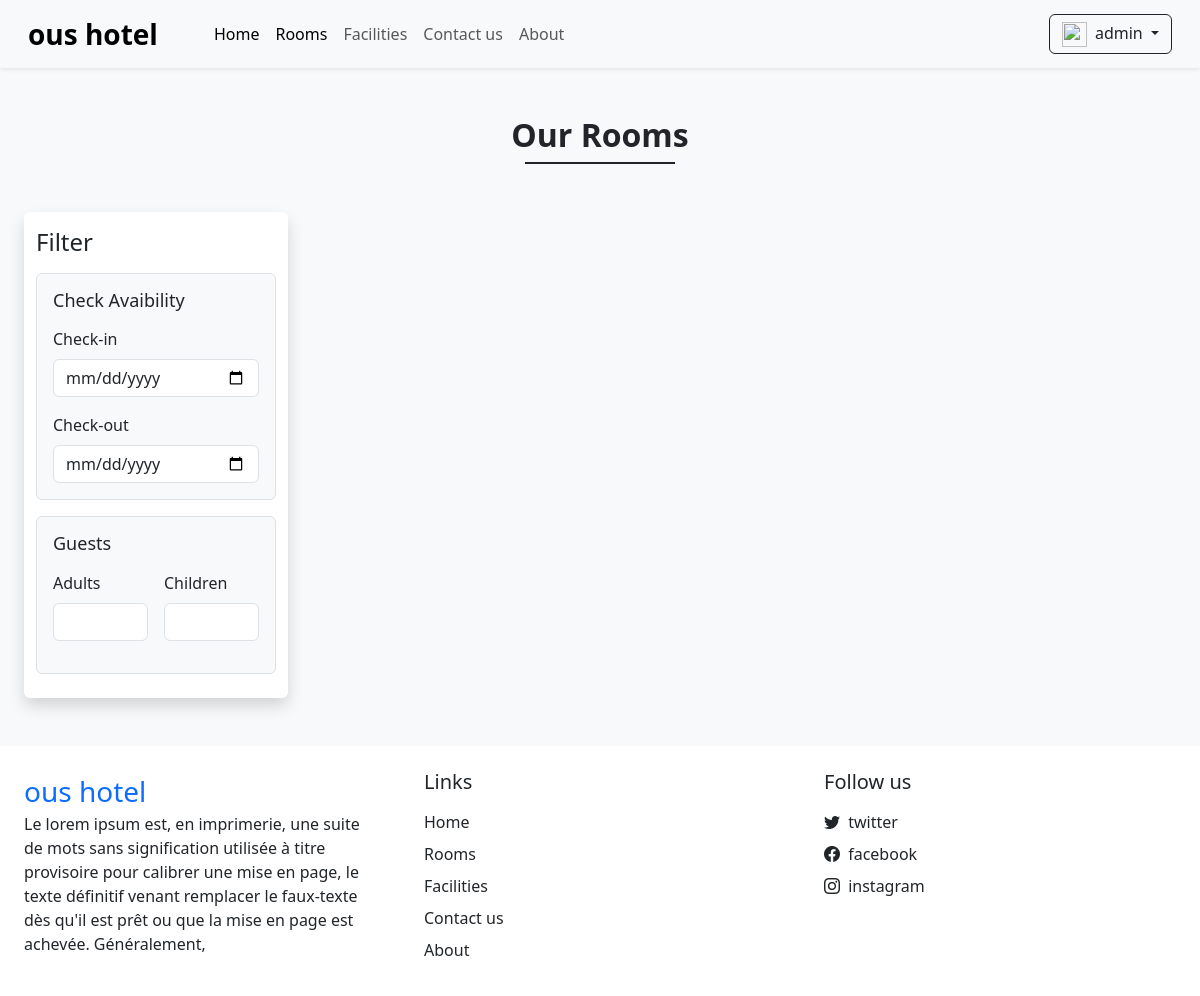
Screenshot of /rooms.php (signed in) with the database file from the repository.
### tables this page shows
CREATE TABLE `settings` (
  `id` int(11) NOT NULL,
  `site_title` varchar(50) NOT NULL,
  `site_about` varchar(250) NOT NULL,
  `shutdown` tinyint(1) NOT NULL
);

### admin/inc/db_config.php (called while the page is built, shortened)
<?php
function select($sql,$values,$datatypes){
    $con = $GLOBALS['con'];
    if($stmt = mysqli_prepare($con,$sql)){
         mysqli_stmt_bind_param($stmt,$datatypes,...$values);
         if(mysqli_stmt_execute($stmt)){
            $res = mysqli_stmt_get_result($stmt);
            return $res;
         }else{
            mysqli_stmt_close($stmt);
            die("query can not be executed");
         }
    }else{
        die("query can not be prepared");
    }
}
?>

### rooms.php (the view, shortened to what this page needs)
<!DOCTYPE html>
<html lang="en">
<head>
    <link rel="stylesheet" href="https://cdn.jsdelivr.net/npm/swiper@11/swiper-bundle.min.css" />
    <?php require('inc/links.php'); ?>
</head>
<body class="bg-light">
    <?php require('inc/header.php'); ?>
    <div class="my-5 px-4 container">
        <h2 class="fw-bold text-center">Our Rooms</h2>
        <div class="line bg-dark"></div>
    </div>
    <div class="container-fluid">
        <div class="row">
            <div class="col-lg-3 col-md-12 mb-4 mb-lg-0 ps-4">
                <nav class="navbar navbar-expand-lg navbar-light bg-white rounded shadow">
                    <div class="container-fluid flex-lg-column align-items-stretch">
                        <h4 class="mt-2">Filter</h4>
                        <div class="collapse navbar-collapse flex-column mt-2 align-items-stretch" id="filterDropdown">
                            <div class="border bg-light p-3 rounded mb-3">
                                <h5 class="mb-3 d-flex align-items-center justify-content-between" style="font-size:18px;">
                                <span>Check Avaibility</span>
                               </h5>
                                <label class="form-label">Check-in</label>
                                <input type="date" class="form-control shadow-none mb-3" id="check_in" onchange="check_avail_filter()">
                                <label class="form-label">Check-out</label>
                                <input type="date" class="form-control shadow-none" id="check_out" onchange="check_avail_filter()">
                            </div>
                            <div class="border bg-light p-3 rounded mb-3">
                                <h5 class="mb-3 mb-3 d-flex align-items-center justify-content-between" style="font-size:18px;">
                                <span>Guests</span>
                                </h5>
                                <div class="d-flex">
                                    <div class="me-3">
                                        <label class="form-label">Adults</label>
                                        <input type="number" min="1" id="adults" oninput="guest_filter()" class="form-control shadow-none mb-3">
                                    </div>
                                    <div>
                                        <label class="form-label">Children</label>
                                        <input type="number" min="1" id="children" oninput="guest_filter()" class="form-control shadow-none mb-3">
                                    </div>
                                </div>
                            </div>
                        </div>
                    </div>
                </nav>
            </div>
            <div class="col-lg-9 col-md-12 px-4" id="data_rooms">
            </div>
        </div>
    </div>
    <?php require('inc/footer.php'); ?>
</body>
</html>

### inc/header.php (shortened to what this page needs)
<nav id="nav-bar" class="navbar navbar-expand-lg navbar-light bg-light px-lg-3 py-lg-2 shadow-sm sticky-top">
    <div class="container-fluid">
        <a class="navbar-brand me-5 fw-bold fs-3" href="index.php">
            <?= $data_settings['site_title']; ?>
        </a>
        <div class="collapse navbar-collapse" id="navbarSupportedContent">
            <ul class="navbar-nav me-auto mb-2 mb-lg-0">
                <li class="nav-item">
                    <a class="nav-link active" aria-current="page" href="index.php">Home</a>
                </li>
                <li class="nav-item">
                    <a class="nav-link" href="rooms.php">Rooms</a>
                </li>
                <li class="nav-item">
                    <a class="nav-link" href="facilities.php">Facilities</a>
                </li>
                <li class="nav-item">
                    <a class="nav-link" href="contact.php">Contact us</a>
                </li>
                <li class="nav-item">
                    <a class="nav-link" href="about.php">About</a>
                </li>
            </ul>
            <div class="d-flex">
                <?php
                if (isset($_SESSION['login']) && $_SESSION['login'] == true) {
                    $path = USERS_IMG_PATH;
                    echo <<<data
                        <div class="btn-group">
                            <button type="button" class="btn btn-outline-dark shadow-none dropdown-toggle" data-bs-toggle="dropdown" data-bs-display="static" aria-expanded="false">
                            <img src="$path$_SESSION[user_profile]" style="width:25px;height:25px;" class="me-1"/>
                            $_SESSION[user_name]
                            </button>
                            <ul class="dropdown-menu dropdown-menu-lg-end">
                                <li><a href="profile.php" class="dropdown-item">Profile</a></li>
                                <li><a href="logout.php" class="dropdown-item">Logout</a></li>
                            </ul>
                        </div>
                data;
                }
                ?>
            </div>
        </div>
    </div>
</nav>

### inc/footer.php (shortened to what this page needs)
<div class="container-fluid bg-white mt-5">
    <div class="row">
        <div class="col-lg-4 p-4">
            <a href="index.php" class="fs-3 mb-2 text-decoration-none">
                <?= $data_settings['site_title']; ?>
            </a>
            <p>
                <?= $data_settings['site_about']; ?>
            </p>
        </div>
        <div class="col-lg-4 p-4">
            <h5 class="mb-3">Links</h5>
            <a href="index.php" class="d-inline-block mb-2 text-dark text-decoration-none">Home</a> <br>
            <a href="rooms.php" class="d-inline-block mb-2 text-dark text-decoration-none">Rooms</a> <br>
            <a href="facilities.php" class="d-inline-block mb-2 text-dark text-decoration-none">Facilities</a> <br>
            <a href="contact.php" class="d-inline-block mb-2 text-dark text-decoration-none">Contact us</a> <br>
            <a href="about.php" class="d-inline-block mb-2 text-dark text-decoration-none">About</a> <br>
        </div>
        <div class="col-lg-4 p-4">
            <h5 class="mb-3">Follow us</h5>
            <?php
            if ($data_contact['tw'] != '') {
                echo <<<data
                <a href="{$data_contact['tw']}" class="d-inline-block mb-2 text-dark text-decoration-none">
                    <i class="bi bi-twitter me-1"></i> twitter
                </a>
                data;
            }
            ?>
            <br />
            <?php
            if ($data_contact['fb'] != '') {
                echo <<<data
            <a href="{$data_contact['fb']}" class="d-inline-block mb-2 text-dark text-decoration-none">
                <i class="bi bi-facebook me-1"></i> facebook
            </a>
            data;
            }
            ?>
            <br />
            <?php
            if ($data_contact['insta'] != '') {
                echo <<<data
            <a href="{$data_contact['insta']}" class="d-inline-block mb-2 text-dark text-decoration-none">
                <i class="bi bi-instagram me-1"></i> instagram
            </a>
            data;
            }
            ?>
            <br />
            <br />
        </div>
    </div>
</div>

### css/style.css (style rules this page uses)
:root { --teal:#2ec1ac; --teal_hover:#279e8c; }
input[type=number] { -moz-appearance: textfield; }

### rooms.php (style rules this page uses)
.line { width: 150px !important; margin: 0 auto !important; height: 1.7px; }

### rows the page displays
settings: site_title "ous hotel", site_about "Le lorem ipsum est, en imprimerie, une suite de mots sans signification utilisée à titre provisoire pour calibrer une mise en page, le texte définitif venant remplacer le faux-texte dès qu'il est prêt ou que la mise en page est achevée. Généralement,"

### other values shown
$_SESSION[user_name] "admin"
